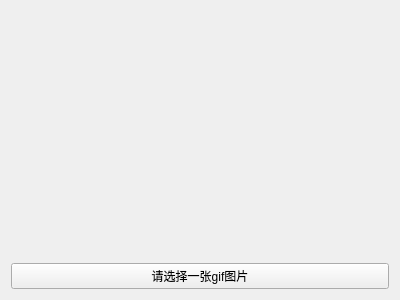
<?xml version="1.0" encoding="UTF-8"?>
<ui version="4.0">
 <class>gifDemo</class>
 <widget class="QWidget" name="gifDemo">
  <property name="geometry">
   <rect>
    <x>0</x>
    <y>0</y>
    <width>400</width>
    <height>300</height>
   </rect>
  </property>
  <property name="windowTitle">
   <string>gifdemo</string>
  </property>
  <layout class="QGridLayout" name="gridLayout">
   <item row="0" column="0">
    <widget class="QLabel" name="label">
     <property name="text">
      <string/>
     </property>
    </widget>
   </item>
   <item row="1" column="0">
    <widget class="QPushButton" name="pushButton">
     <property name="text">
      <string>请选择一张gif图片</string>
     </property>
    </widget>
   </item>
  </layout>
 </widget>
 <layoutdefault spacing="6" margin="11"/>
 <resources/>
 <connections/>
</ui>
